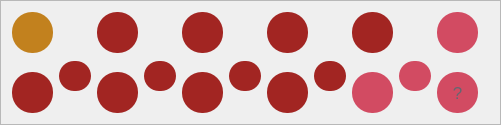
            <widget class="QFrame" name="frame_4">
             <property name="minimumSize">
              <size>
               <width>501</width>
               <height>110</height>
              </size>
             </property>
             <property name="styleSheet">
              <string notr="true"/>
             </property>
             <property name="frameShape">
              <enum>QFrame::StyledPanel</enum>
             </property>
             <property name="frameShadow">
              <enum>QFrame::Raised</enum>
             </property>
             <layout class="QGridLayout" name="gridLayout_4">
              <item row="3" column="7">
               <spacer name="horizontalSpacer_11">
                <property name="orientation">
                 <enum>Qt::Horizontal</enum>
                </property>
                <property name="sizeType">
                 <enum>QSizePolicy::Fixed</enum>
                </property>
                <property name="sizeHint" stdset="0">
                 <size>
                  <width>5</width>
                  <height>20</height>
                 </size>
                </property>
               </spacer>
              </item>
              <item row="3" column="5">
               <spacer name="horizontalSpacer_12">
                <property name="orientation">
                 <enum>Qt::Horizontal</enum>
                </property>
                <property name="sizeType">
                 <enum>QSizePolicy::Fixed</enum>
                </property>
                <property name="sizeHint" stdset="0">
                 <size>
                  <width>5</width>
                  <height>20</height>
                 </size>
                </property>
               </spacer>
              </item>
              <item row="3" column="9">
               <spacer name="horizontalSpacer_25">
                <property name="orientation">
                 <enum>Qt::Horizontal</enum>
                </property>
                <property name="sizeType">
                 <enum>QSizePolicy::Fixed</enum>
                </property>
                <property name="sizeHint" stdset="0">
                 <size>
                  <width>5</width>
                  <height>20</height>
                 </size>
                </property>
               </spacer>
              </item>
              <item row="3" column="1">
               <spacer name="horizontalSpacer_26">
                <property name="orientation">
                 <enum>Qt::Horizontal</enum>
                </property>
                <property name="sizeType">
                 <enum>QSizePolicy::Fixed</enum>
                </property>
                <property name="sizeHint" stdset="0">
                 <size>
                  <width>5</width>
                  <height>20</height>
                 </size>
                </property>
               </spacer>
              </item>
              <item row="3" column="3">
               <spacer name="horizontalSpacer_27">
                <property name="orientation">
                 <enum>Qt::Horizontal</enum>
                </property>
                <property name="sizeType">
                 <enum>QSizePolicy::Fixed</enum>
                </property>
                <property name="sizeHint" stdset="0">
                 <size>
                  <width>5</width>
                  <height>20</height>
                 </size>
                </property>
               </spacer>
              </item>
              <item row="1" column="0">
               <spacer name="verticalSpacer_15">
                <property name="orientation">
                 <enum>Qt::Vertical</enum>
                </property>
                <property name="sizeType">
                 <enum>QSizePolicy::Fixed</enum>
                </property>
                <property name="sizeHint" stdset="0">
                 <size>
                  <width>18</width>
                  <height>7</height>
                 </size>
                </property>
               </spacer>
              </item>
              <item row="1" column="6">
               <spacer name="verticalSpacer_16">
                <property name="orientation">
                 <enum>Qt::Vertical</enum>
                </property>
                <property name="sizeType">
                 <enum>QSizePolicy::Fixed</enum>
                </property>
                <property name="sizeHint" stdset="0">
                 <size>
                  <width>18</width>
                  <height>7</height>
                 </size>
                </property>
               </spacer>
              </item>
              <item row="1" column="7" rowspan="2">
               <widget class="QPushButton" name="pushButton_23">
                <property name="sizePolicy">
                 <sizepolicy hsizetype="Fixed" vsizetype="Fixed">
                  <horstretch>0</horstretch>
                  <verstretch>0</verstretch>
                 </sizepolicy>
                </property>
                <property name="minimumSize">
                 <size>
                  <width>30</width>
                  <height>30</height>
                 </size>
                </property>
                <property name="styleSheet">
                 <string notr="true">QPushButton {
background-color: #A22522;;
border-radius: 15px;
}

QPushButton:hover {
background-color: #4D5A20;
border-radius: 15px;
}</string>
                </property>
                <property name="text">
                 <string/>
                </property>
               </widget>
              </item>
              <item row="1" column="8">
               <spacer name="verticalSpacer_17">
                <property name="orientation">
                 <enum>Qt::Vertical</enum>
                </property>
                <property name="sizeType">
                 <enum>QSizePolicy::Fixed</enum>
                </property>
                <property name="sizeHint" stdset="0">
                 <size>
                  <width>18</width>
                  <height>7</height>
                 </size>
                </property>
               </spacer>
              </item>
              <item row="1" column="9" rowspan="2">
               <widget class="QPushButton" name="pushButton_40">
                <property name="sizePolicy">
                 <sizepolicy hsizetype="Fixed" vsizetype="Fixed">
                  <horstretch>0</horstretch>
                  <verstretch>0</verstretch>
                 </sizepolicy>
                </property>
                <property name="minimumSize">
                 <size>
                  <width>30</width>
                  <height>30</height>
                 </size>
                </property>
                <property name="styleSheet">
                 <string notr="true">QPushButton {
background-color: #D24B62;
border-radius: 15px;
}

QPushButton:hover {
background-color: #C2811E;
border-radius: 15px;
}</string>
                </property>
                <property name="text">
                 <string/>
                </property>
               </widget>
              </item>
              <item row="1" column="5" rowspan="2">
               <widget class="QPushButton" name="pushButton_41">
                <property name="sizePolicy">
                 <sizepolicy hsizetype="Fixed" vsizetype="Fixed">
                  <horstretch>0</horstretch>
                  <verstretch>0</verstretch>
                 </sizepolicy>
                </property>
                <property name="minimumSize">
                 <size>
                  <width>30</width>
                  <height>30</height>
                 </size>
                </property>
                <property name="styleSheet">
                 <string notr="true">QPushButton {
background-color: #A22522;
border-radius: 15px;
}

QPushButton:hover {
background-color: #4D5A20;
border-radius: 15px;
}</string>
                </property>
                <property name="text">
                 <string/>
                </property>
               </widget>
              </item>
              <item row="1" column="10">
               <spacer name="verticalSpacer_18">
                <property name="orientation">
                 <enum>Qt::Vertical</enum>
                </property>
                <property name="sizeType">
                 <enum>QSizePolicy::Fixed</enum>
                </property>
                <property name="sizeHint" stdset="0">
                 <size>
                  <width>18</width>
                  <height>7</height>
                 </size>
                </property>
               </spacer>
              </item>
              <item row="2" column="0" rowspan="2">
               <widget class="QPushButton" name="pushButton_42">
                <property name="sizePolicy">
                 <sizepolicy hsizetype="Fixed" vsizetype="Fixed">
                  <horstretch>0</horstretch>
                  <verstretch>0</verstretch>
                 </sizepolicy>
                </property>
                <property name="minimumSize">
                 <size>
                  <width>41</width>
                  <height>41</height>
                 </size>
                </property>
                <property name="styleSheet">
                 <string notr="true">QPushButton {
background-color: #A22522;
border-radius: 20px;
}

QPushButton:hover {
background-color: #4D5A20;
border-radius: 20px;
}</string>
                </property>
                <property name="text">
                 <string/>
                </property>
               </widget>
              </item>
              <item row="2" column="2" rowspan="2">
               <widget class="QPushButton" name="pushButton_43">
                <property name="sizePolicy">
                 <sizepolicy hsizetype="Fixed" vsizetype="Fixed">
                  <horstretch>0</horstretch>
                  <verstretch>0</verstretch>
                 </sizepolicy>
                </property>
                <property name="minimumSize">
                 <size>
                  <width>41</width>
                  <height>41</height>
                 </size>
                </property>
                <property name="styleSheet">
                 <string notr="true">QPushButton {
background-color: #A22522;
border-radius: 20px;
}

QPushButton:hover {
background-color: #4D5A20;
border-radius: 20px;
}</string>
                </property>
                <property name="text">
                 <string/>
                </property>
               </widget>
              </item>
              <item row="1" column="2">
               <spacer name="verticalSpacer_19">
                <property name="orientation">
                 <enum>Qt::Vertical</enum>
                </property>
                <property name="sizeType">
                 <enum>QSizePolicy::Fixed</enum>
                </property>
                <property name="sizeHint" stdset="0">
                 <size>
                  <width>18</width>
                  <height>7</height>
                 </size>
                </property>
               </spacer>
              </item>
              <item row="2" column="4" rowspan="2">
               <widget class="QPushButton" name="pushButton_44">
                <property name="sizePolicy">
                 <sizepolicy hsizetype="Fixed" vsizetype="Fixed">
                  <horstretch>0</horstretch>
                  <verstretch>0</verstretch>
                 </sizepolicy>
                </property>
                <property name="minimumSize">
                 <size>
                  <width>41</width>
                  <height>41</height>
                 </size>
                </property>
                <property name="styleSheet">
                 <string notr="true">QPushButton {
background-color: #A22522;
border-radius: 20px;
}

QPushButton:hover {
background-color: #4D5A20;
border-radius: 20px;
}</string>
                </property>
                <property name="text">
                 <string/>
                </property>
               </widget>
              </item>
              <item row="2" column="6" rowspan="2">
               <widget class="QPushButton" name="pushButton_45">
                <property name="sizePolicy">
                 <sizepolicy hsizetype="Fixed" vsizetype="Fixed">
                  <horstretch>0</horstretch>
                  <verstretch>0</verstretch>
                 </sizepolicy>
                </property>
                <property name="minimumSize">
                 <size>
                  <width>41</width>
                  <height>41</height>
                 </size>
                </property>
                <property name="styleSheet">
                 <string notr="true">QPushButton {
background-color: #A22522;
border-radius: 20px;
}

QPushButton:hover {
background-color: #4D5A20;
border-radius: 20px;
}</string>
                </property>
                <property name="text">
                 <string/>
                </property>
               </widget>
              </item>
              <item row="1" column="4">
               <spacer name="verticalSpacer_20">
                <property name="orientation">
                 <enum>Qt::Vertical</enum>
                </property>
                <property name="sizeType">
                 <enum>QSizePolicy::Fixed</enum>
                </property>
                <property name="sizeHint" stdset="0">
                 <size>
                  <width>18</width>
                  <height>7</height>
                 </size>
                </property>
               </spacer>
              </item>
              <item row="2" column="8" rowspan="2">
               <widget class="QPushButton" name="pushButton_46">
                <property name="sizePolicy">
                 <sizepolicy hsizetype="Fixed" vsizetype="Fixed">
                  <horstretch>0</horstretch>
                  <verstretch>0</verstretch>
                 </sizepolicy>
                </property>
                <property name="minimumSize">
                 <size>
                  <width>41</width>
                  <height>41</height>
                 </size>
                </property>
                <property name="styleSheet">
                 <string notr="true">QPushButton {
background-color: #D24B62;
border-radius: 20px;
}

QPushButton:hover {
background-color: #C2811E;
border-radius: 20px;
}</string>
                </property>
                <property name="text">
                 <string/>
                </property>
               </widget>
              </item>
              <item row="1" column="3" rowspan="2">
               <widget class="QPushButton" name="pushButton_47">
                <property name="sizePolicy">
                 <sizepolicy hsizetype="Fixed" vsizetype="Fixed">
                  <horstretch>0</horstretch>
                  <verstretch>0</verstretch>
                 </sizepolicy>
                </property>
                <property name="minimumSize">
                 <size>
                  <width>30</width>
                  <height>30</height>
                 </size>
                </property>
                <property name="styleSheet">
                 <string notr="true">QPushButton {
background-color: #A22522;
border-radius: 15px;
}

QPushButton:hover {
background-color: #4D5A20;
border-radius: 15px;
}</string>
                </property>
                <property name="text">
                 <string/>
                </property>
               </widget>
              </item>
              <item row="2" column="10" rowspan="2">
               <widget class="QPushButton" name="faqs_btn">
                <property name="sizePolicy">
                 <sizepolicy hsizetype="Fixed" vsizetype="Fixed">
                  <horstretch>0</horstretch>
                  <verstretch>0</verstretch>
                 </sizepolicy>
                </property>
                <property name="minimumSize">
                 <size>
                  <width>41</width>
                  <height>41</height>
                 </size>
                </property>
                <property name="font">
                 <font>
                  <pointsize>13</pointsize>
                 </font>
                </property>
                <property name="cursor">
                 <cursorShape>PointingHandCursor</cursorShape>
                </property>
                <property name="styleSheet">
                 <string notr="true">QPushButton {
background-color: #D24B62;
	color: rgb(100, 102, 112);
border-radius: 20px;
}

QPushButton:hover {
color: rgb(255, 255, 255);
background-color: #C2811E;
border-radius: 20px;
}</string>
                </property>
                <property name="text">
                 <string>?</string>
                </property>
               </widget>
              </item>
              <item row="0" column="2">
               <widget class="QPushButton" name="pushButton_49">
                <property name="sizePolicy">
                 <sizepolicy hsizetype="Fixed" vsizetype="Fixed">
                  <horstretch>0</horstretch>
                  <verstretch>0</verstretch>
                 </sizepolicy>
                </property>
                <property name="minimumSize">
                 <size>
                  <width>41</width>
                  <height>41</height>
                 </size>
                </property>
                <property name="styleSheet">
                 <string notr="true">QPushButton {
background-color: #A22522;
border-radius: 20px;
}

QPushButton:hover {
background-color: #4D5A20;
border-radius: 20px;
}</string>
                </property>
                <property name="text">
                 <string/>
                </property>
               </widget>
              </item>
              <item row="0" column="3">
               <spacer name="horizontalSpacer_28">
                <property name="orientation">
                 <enum>Qt::Horizontal</enum>
                </property>
                <property name="sizeType">
                 <enum>QSizePolicy::Fixed</enum>
                </property>
                <property name="sizeHint" stdset="0">
                 <size>
                  <width>5</width>
                  <height>20</height>
                 </size>
                </property>
               </spacer>
              </item>
              <item row="0" column="6">
               <widget class="QPushButton" name="pushButton_50">
                <property name="sizePolicy">
                 <sizepolicy hsizetype="Fixed" vsizetype="Fixed">
                  <horstretch>0</horstretch>
                  <verstretch>0</verstretch>
                 </sizepolicy>
                </property>
                <property name="minimumSize">
                 <size>
                  <width>41</width>
                  <height>41</height>
                 </size>
                </property>
                <property name="styleSheet">
                 <string notr="true">QPushButton {
background-color: #A22522;
border-radius: 20px;
}

QPushButton:hover {
background-color: #4D5A20;
border-radius: 20px;
}</string>
                </property>
                <property name="text">
                 <string/>
                </property>
               </widget>
              </item>
              <item row="0" column="8">
               <widget class="QPushButton" name="pushButton_51">
                <property name="sizePolicy">
                 <sizepolicy hsizetype="Fixed" vsizetype="Fixed">
                  <horstretch>0</horstretch>
                  <verstretch>0</verstretch>
                 </sizepolicy>
                </property>
                <property name="minimumSize">
                 <size>
                  <width>41</width>
                  <height>41</height>
                 </size>
                </property>
                <property name="styleSheet">
                 <string notr="true">QPushButton {
background-color: #A22522;
border-radius: 20px;
}

QPushButton:hover {
background-color: #4D5A20;
border-radius: 20px;
}</string>
                </property>
                <property name="text">
                 <string/>
                </property>
               </widget>
              </item>
              <item row="0" column="5">
               <spacer name="horizontalSpacer_29">
                <property name="orientation">
                 <enum>Qt::Horizontal</enum>
                </property>
                <property name="sizeType">
                 <enum>QSizePolicy::Fixed</enum>
                </property>
                <property name="sizeHint" stdset="0">
                 <size>
                  <width>5</width>
                  <height>20</height>
                 </size>
                </property>
               </spacer>
              </item>
              <item row="0" column="7">
               <spacer name="horizontalSpacer_30">
                <property name="orientation">
                 <enum>Qt::Horizontal</enum>
                </property>
                <property name="sizeType">
                 <enum>QSizePolicy::Fixed</enum>
                </property>
                <property name="sizeHint" stdset="0">
                 <size>
                  <width>5</width>
                  <height>20</height>
                 </size>
                </property>
               </spacer>
              </item>
              <item row="0" column="9">
               <spacer name="horizontalSpacer_31">
                <property name="orientation">
                 <enum>Qt::Horizontal</enum>
                </property>
                <property name="sizeType">
                 <enum>QSizePolicy::Fixed</enum>
                </property>
                <property name="sizeHint" stdset="0">
                 <size>
                  <width>5</width>
                  <height>20</height>
                 </size>
                </property>
               </spacer>
              </item>
              <item row="0" column="10">
               <widget class="QPushButton" name="pushButton_52">
                <property name="sizePolicy">
                 <sizepolicy hsizetype="Fixed" vsizetype="Fixed">
                  <horstretch>0</horstretch>
                  <verstretch>0</verstretch>
                 </sizepolicy>
                </property>
                <property name="minimumSize">
                 <size>
                  <width>41</width>
                  <height>41</height>
                 </size>
                </property>
                <property name="styleSheet">
                 <string notr="true">QPushButton {
background-color: #D24B62;
border-radius: 20px;
}

QPushButton:hover {
background-color: #C2811E;
border-radius: 20px;
}</string>
                </property>
                <property name="text">
                 <string/>
                </property>
               </widget>
              </item>
              <item row="0" column="0">
               <widget class="QPushButton" name="pushButton_53">
                <property name="sizePolicy">
                 <sizepolicy hsizetype="Fixed" vsizetype="Fixed">
                  <horstretch>0</horstretch>
                  <verstretch>0</verstretch>
                 </sizepolicy>
                </property>
                <property name="minimumSize">
                 <size>
                  <width>41</width>
                  <height>41</height>
                 </size>
                </property>
                <property name="styleSheet">
                 <string notr="true">QPushButton {
background-color: #C2811E;
border-radius: 20px;
}

QPushButton:hover {
background-color: #D24B62;
border-radius: 20px;
}</string>
                </property>
                <property name="text">
                 <string/>
                </property>
               </widget>
              </item>
              <item row="0" column="1">
               <spacer name="horizontalSpacer_32">
                <property name="orientation">
                 <enum>Qt::Horizontal</enum>
                </property>
                <property name="sizeType">
                 <enum>QSizePolicy::Fixed</enum>
                </property>
                <property name="sizeHint" stdset="0">
                 <size>
                  <width>5</width>
                  <height>20</height>
                 </size>
                </property>
               </spacer>
              </item>
              <item row="0" column="4">
               <widget class="QPushButton" name="pushButton_54">
                <property name="minimumSize">
                 <size>
                  <width>41</width>
                  <height>41</height>
                 </size>
                </property>
                <property name="styleSheet">
                 <string notr="true">QPushButton {
background-color: #A22522;
border-radius: 20px;
}

QPushButton:hover {
background-color: #4D5A20;
border-radius: 20px;
}</string>
                </property>
                <property name="text">
                 <string/>
                </property>
               </widget>
              </item>
              <item row="1" column="1" rowspan="2">
               <widget class="QPushButton" name="pushButton_55">
                <property name="sizePolicy">
                 <sizepolicy hsizetype="Fixed" vsizetype="Fixed">
                  <horstretch>0</horstretch>
                  <verstretch>0</verstretch>
                 </sizepolicy>
                </property>
                <property name="minimumSize">
                 <size>
                  <width>30</width>
                  <height>30</height>
                 </size>
                </property>
                <property name="styleSheet">
                 <string notr="true">QPushButton {
background-color: #A22522;
border-radius: 15px;
}

QPushButton:hover {
background-color: #4D5A20;
border-radius: 15px;
}</string>
                </property>
                <property name="text">
                 <string/>
                </property>
               </widget>
              </item>
             </layout>
            </widget>
